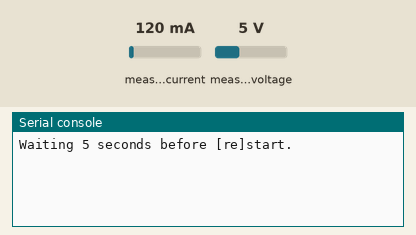
Recording of a program running on a simulated Raspberry Pi Pico running CircuitPython. On the bench: the last lines printed to the serial console. The test bench sets the inputs (shaded band); at power-on: measured current 120 mA, measured voltage 5 V. Random numbers come from a fixed seed; no MQTT or app messages arrive unless stated; the clock reads 2024-03-15 10:24:30 at power-on unless the program sets it.

Above: at 1.2 s.
1.3 s: measured current set to 40 mA
At 5.7 s:
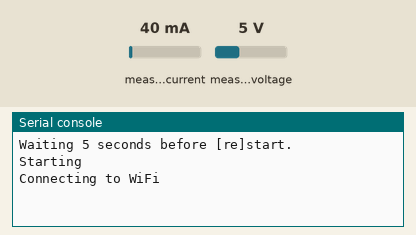
6.5 s: measured voltage set to 0.3 V
At 8.2 s:
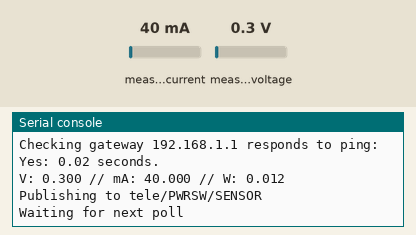

Measured:
- after the input at 6.5 s, the serial console: prints a new line after 0.53 s (image 2)

The program:

code.py
```python
# USB Power Switch ProM
#
# https://github.com/8086net/usb-pwr-switch-pro-examples/
#
# Compatible Pico W
#
# MQTT USB Power Switch with power monitoring
#

# This example requires the additional libraries adafruit_bus_device, adafruit_minimqtt, adafruit_register, adafruit_connection_manager, adafruit_ina219, adafruit_tricks
# which can be installed using circup
# https://learn.adafruit.com/keep-your-circuitpython-libraries-on-devices-up-to-date-with-circup/
#
# Once CircuitPython is installed plugin your "USB Power Switch ProM or BJ Power Switch Pro (with Pico W onboard)"
# copy the settings.toml and code.py files to the CIRCUITPY drive.
#
# Edit settings.toml to configure your WiFi credentials, MQTT server settings, etc.
# (See https://docs.circuitpython.org/en/latest/docs/environment.html )
#
# Then run the following command to install the required modules.
#
# circup [--path x:] install --auto

import board
import busio
import wifi
import adafruit_connection_manager
import os
import digitalio
import time
import json
import random
import microcontroller
import supervisor
import adafruit_ina219
import adafruit_minimqtt.adafruit_minimqtt as MQTT
#import adafruit_logging as logging

# Get options from config file
MQTT_TOPIC_SENSOR = os.getenv("MQTT_TOPIC_SENSOR") or "tele/UNKNOWN/SENSOR"
MQTT_TOPIC_POWER  = os.getenv("MQTT_TOPIC_POWER") or "cmnd/UNKNOWN/POWER"

# Stop auto restart on file change (prevents toggling power unexpectedly)
supervisor.runtime.autoreload=False

# Setup GPIO pin for Power control
pwrCtrl = digitalio.DigitalInOut(board.GP2)
pwrCtrl.direction = digitalio.Direction.OUTPUT

pwrCtrl.value=True # Default to power turned on

interval = os.getenv("MQTT_SENSOR_INTERVAL") or 60

i2c = busio.I2C(board.GP1, board.GP0)

sensor = adafruit_ina219.INA219(i2c)

# Expects 20mOhm resistor
sensor.set_calibration_16V_5A()
sensor.bus_voltage_range = adafruit_ina219.BusVoltageRange.RANGE_32V

# Average out the current/voltage readings
sensor.bus_adc_resolution=adafruit_ina219.ADCResolution.ADCRES_12BIT_128S
sensor.shunt_adc_resolution=adafruit_ina219.ADCResolution.ADCRES_12BIT_128S

output = {}

# MQTT helper functions
def mqtt_message(client, topic, message):
	print(f"New message on topic {topic}: {message}")
	if message == "ON":
		pwrCtrl.value=True
	if message == "OFF":
		pwrCtrl.value=False

def mqtt_connected(client, userdata, flags, rc):
	print("Connected to MQTT broker")
	client.subscribe(MQTT_TOPIC_POWER)

def mqtt_disconnect(client, userdata, rc):
	print("Disconnected from MQTT broker restarting.")
	time.sleep(5)
	return

# Handles restarting everything without actually restarting
# Don't restart unless we have to otherwise power will be switched off
def start():
	print("Starting")

	# Connect to Wifi
	try:
		print("Connecting to WiFi")
		wifi.radio.enabled=False
		wifi.radio.enabled=True
		wifi.radio.connect(
		    os.getenv("CIRCUITPY_WIFI_SSID"), os.getenv("CIRCUITPY_WIFI_PASSWORD")
		)
	except Exception as e:
		print("Unable to connect WiFi")
		print(e)
		time.sleep(5)
		return

	print(f"Connected to {os.getenv('CIRCUITPY_WIFI_SSID')}")
	print(f"My IP address: {wifi.radio.ipv4_address}")

	# Check if the gateway is pingable (ping is IPv4 only)
	gw = wifi.radio.ipv4_gateway
	if gw != None:
		print(f"Checking gateway {gw} responds to ping: ", end="")
		time.sleep(0.5)
		ping = wifi.radio.ping(gw)
		if ping == None:
			print("No.")
			return
		else:
			print(f"Yes: {ping} seconds.")

	adafruit_connection_manager.connection_manager_close_all(release_references=True)

	# Set up a MiniMQTT Client
	mqtt_client = MQTT.MQTT(
		broker=os.getenv("MQTT_BROKER"),
		port=os.getenv("MQTT_PORT"),
		username=os.getenv("MQTT_USERNAME"),
		password=os.getenv("MQTT_PASSWORD"),
		socket_pool=adafruit_connection_manager.get_radio_socketpool(wifi.radio),
		ssl_context=adafruit_connection_manager.get_radio_ssl_context(wifi.radio),
	)
#	mqtt_client.logger = logging.getLogger()
#	mqtt_client.logger.setLevel(logging.DEBUG)
	mqtt_client.on_message = mqtt_message
	mqtt_client.on_connect = mqtt_connected
	mqtt_client.on_disconnect = mqtt_disconnect

	while not mqtt_client.is_connected():
		print(f"Attempting to connect to {mqtt_client.broker}")
		try:
			mqtt_client.connect()
		except Exception as e:
			print(e)
			print("Unable to connect MQTT")
			time.sleep(5)
			return
	while True:
		try:
			mA = sensor.current
			v = sensor.bus_voltage
			W = sensor.power
		except:
			print("Unable to communicate with INA219")
			time.sleep(5)
			return

		# Can't be any real usage if the output is turned off
		if pwrCtrl.value == False:
			v = 0
			mA = 0
			W = 0

		print(f"V: {v:.3f} // mA: {mA:.3f} // W: {W:.3f}")

		if sensor.overflow:
			print("ERROR: overflow")

		output = {
				'ENERGY': {
					"Voltage": v,
					"Current": mA/1000,
					"Power" : W,
					"Factor": 1,
					"ApparentPower": W,
					"ReactivePower": W,
					"Total": 0,
				},
				'DEVICE': {
					'MAC': [hex(i) for i in wifi.radio.mac_address],
					'IP': str(wifi.radio.ipv4_address),
				}
			}

		print(f"Publishing to {MQTT_TOPIC_SENSOR}")
		try:
			mqtt_client.publish(MQTT_TOPIC_SENSOR, json.dumps(output))
		except:
			print("MQTT Publish error, restarting")
			time.sleep(5)
			return

		# Wait before sending data again
		print("Waiting for next poll")
		wait_until = time.time()+interval
		while time.time()<wait_until:
			mqtt_client.loop(timeout=1)
			time.sleep(1)

while True:
	# Sleep up to "interval" seconds to prevent everything reconnecting at once after power outage/broker restart
	r = random.randint(1,interval)
	print(f"Waiting {r} seconds before [re]start.")
	time.sleep( r )
	try:
		start()
	except Exception as e:
		print("Exception")
		print(e)
```
